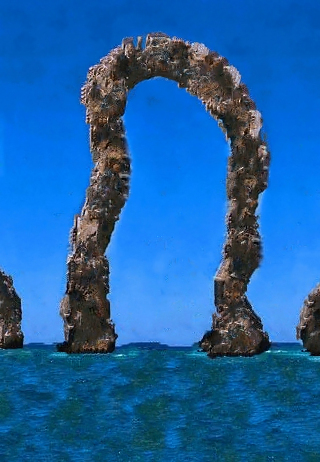
#> input picture diagnostic_cpu.png, 320 x 462 px
$ python -i reezsynth_synthetic_inputs.py   (imports and definitions only)
#> lines starting #> are read from the running program, lines starting #| are printed output that depends on the picture; after the words box and inside, x2 and y2 are one past the last pixel; in counts of white or black regions, pixels touching at a corner belong together
#> further down, picture is the input picture: shape (462, 320, 3); mean B, G, R 167, 99.1, 28.8
"""Deterministic diagnostic inputs generated at run time; no bundled media required."""
from pathlib import Path

import cv2
import numpy as np


# [24 lines left out: function frame, not called in this run]


def style(image, variant=0, flat=False):
    """Create an obviously stylized derivative without external artwork."""
#> called with variant = 0, flat = False
    if image.ndim != 3 or image.shape[2] != 3:
        raise ValueError('Synthetic diagnostic styles require a three-channel BGR image.')
    if flat:
        result = np.empty_like(image)
        result[:] = (40, 100, 170)
        return result
    poster = ((image.astype(np.uint16) // 48) * 48 + 24).clip(0, 255).astype(np.uint8)
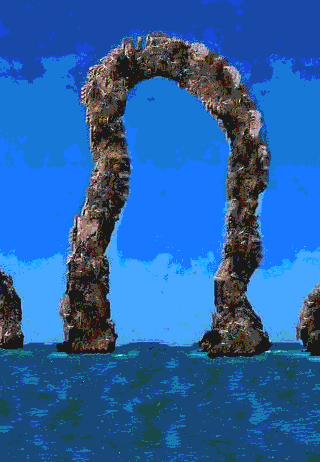
#> poster: shape (462, 320, 3); mean B, G, R 165.9, 97.5, 40.2
    channels = list(cv2.split(poster))
#> channels = 3 items
    channels = channels[variant % 3:] + channels[:variant % 3]
    result = cv2.merge(channels)
    edges = cv2.Canny(image, 70, 150)
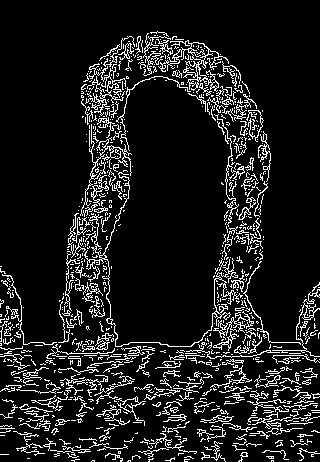
#> edges: shape (462, 320); 11.3% white in thin lines or dots
    result[edges != 0] = (20, 20, 20)
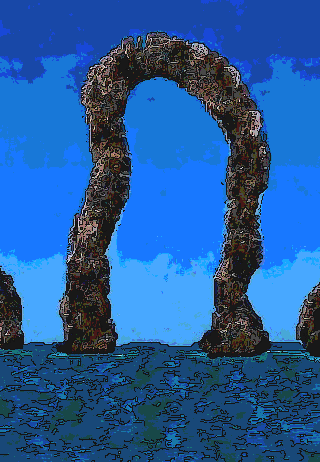
#> result: shape (462, 320, 3); 11.29% of pixels changed, all inside (x1, y1, x2, y2) = (0, 31, 320, 462); drawn as B, G, R
    return result


# [41 lines left out: functions mask, write, image_case, not called in this run]

>>> import cv2
>>> picture = cv2.imread('diagnostic_cpu.png')
>>> result = style(picture)
